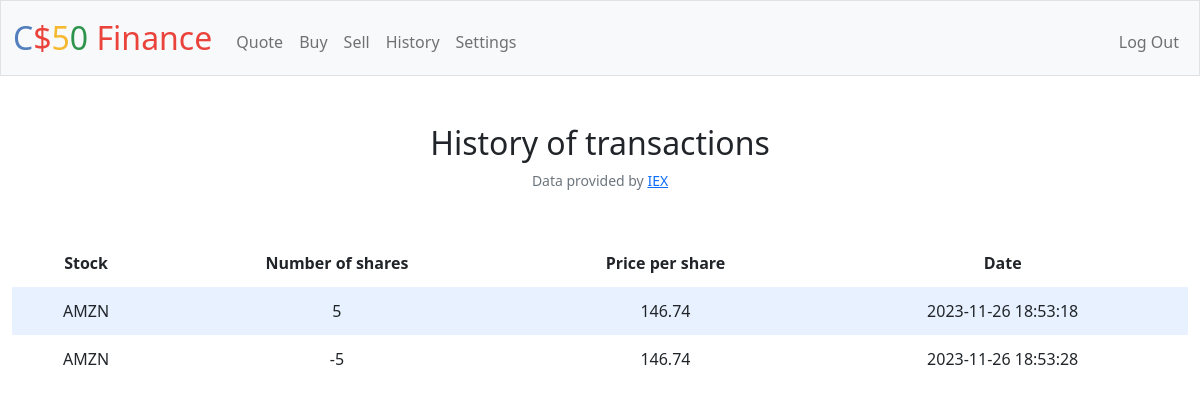
Screenshot of /history (signed in) with the database file from the repository.
### tables this page shows
CREATE TABLE purchases (
id INTEGER PRIMARY KEY AUTOINCREMENT NOT NULL,
id_user INTEGER REFERENCES users(id),
stock TEXT NOT NULL,
number_shares NUMERIC NOT NULL,
price_per_share NUMERIC NOT NULL,
timestamp_column TIMESTAMP
);

### app.py (the view)
@app.route("/history")
@login_required
def history():
    user_purchases = db.execute(
        "SELECT * FROM purchases WHERE id_user = ?", session.get("user_id")
    )
    return render_template("history.html", user_purchases=user_purchases)

### app.py (called while the page is built)
@app.after_request
def after_request(response):
    response.headers["Cache-Control"] = "no-cache, no-store, must-revalidate"
    response.headers["Expires"] = 0
    response.headers["Pragma"] = "no-cache"
    return response

### helpers.py (called while the page is built)
def login_required(f):
    @wraps(f)
    def decorated_function(*args, **kwargs):
        if session.get("user_id") is None:
            return redirect("/login")
        return f(*args, **kwargs)
    return decorated_function

### templates/history.html (shortened to what this page needs)
{% extends "layout.html" %}
{% block main %}
<h2>History of transactions</h2>
<table>
    <thead>
        <tr>
            <th>Stock</th>
            <th>Number of shares</th>
            <th>Price per share</th>
            <th>Date</th>
        </tr>
    </thead>
    <tbody>
        {% for stock in user_purchases %}
        <tr>
        <td>{{ stock.stock }}</td>
        <td>{{ stock.number_shares }}</td>
        <td>{{ stock.price_per_share }}</td>
        <td>{{ stock.timestamp_column }}</td>
        </tr>
        {% endfor %}
    </tbody>
{% endblock %}

### static/styles.css (style rules this page uses)
table { background-color: transparent; margin-bottom: 1rem; width: 100%; }
table th, table td { padding: 0.75rem; vertical-align: middle; }
tbody tr:nth-of-type(odd) { background-color: rgb(179, 208, 255, 0.3) }

### rows the page displays
purchases: stock "AMZN", number_shares "5", price_per_share "146.74", timestamp_column "2023-11-26 18:53:18"
purchases: stock "AMZN", number_shares "-5", price_per_share "146.74", timestamp_column "2023-11-26 18:53:28"
